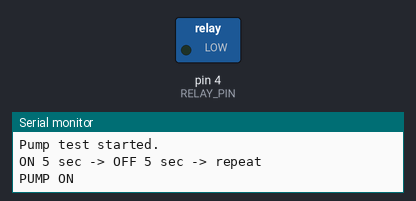
A sketch run on a simulated Arduino Uno, built with avr-gcc and run on an emulated ATmega328P. Shown: switched loads named in the sketch (green lamp = pin HIGH), the last lines printed to the serial monitor.

Above: at 2.5 s.
At 7.5 s:
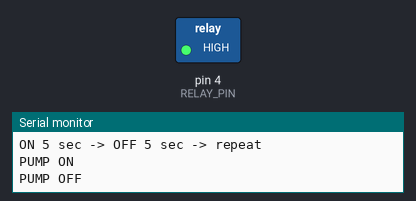
Timing chart, 0 to 13.0 s (numbered marks = the images above):
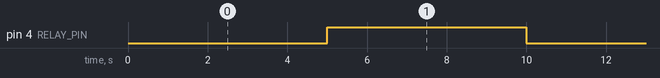

Measured:
- by itself, pin 4 (RELAY_PIN): alternates HIGH for 5.0 s and LOW for 5.0 s

The sketch:

pump_test.ino
```cpp
// =============================================================
//  PUMP TEST SKETCH
//  Relay on D4 — ON 5 sec, OFF 5 sec, repeat forever.
//  No libraries needed. No sensors. No LCD.
//  Upload this, open Serial Monitor at 9600 baud.
// =============================================================

#define RELAY_PIN  4    // Relay IN connected to Arduino D4

// ACTIVE-LOW  = LOW turns pump ON  (most common blue relay modules)
// ACTIVE-HIGH = HIGH turns pump ON (some modules)
// Change RELAY_ON to HIGH if pump doesn't respond.
#define RELAY_ON   LOW
#define RELAY_OFF  HIGH

#define PUMP_ON_TIME   5000   // ms pump stays ON
#define PUMP_OFF_TIME  5000   // ms pump stays OFF

void setup() {
  Serial.begin(9600);
  pinMode(RELAY_PIN, OUTPUT);
  digitalWrite(RELAY_PIN, RELAY_OFF);   // Start with pump OFF
  Serial.println("Pump test started.");
  Serial.println("ON 5 sec -> OFF 5 sec -> repeat");
}

void loop() {
  // Turn pump ON
  digitalWrite(RELAY_PIN, RELAY_ON);
  Serial.println("PUMP ON");
  delay(PUMP_ON_TIME);

  // Turn pump OFF
  digitalWrite(RELAY_PIN, RELAY_OFF);
  Serial.println("PUMP OFF");
  delay(PUMP_OFF_TIME);
}
```
